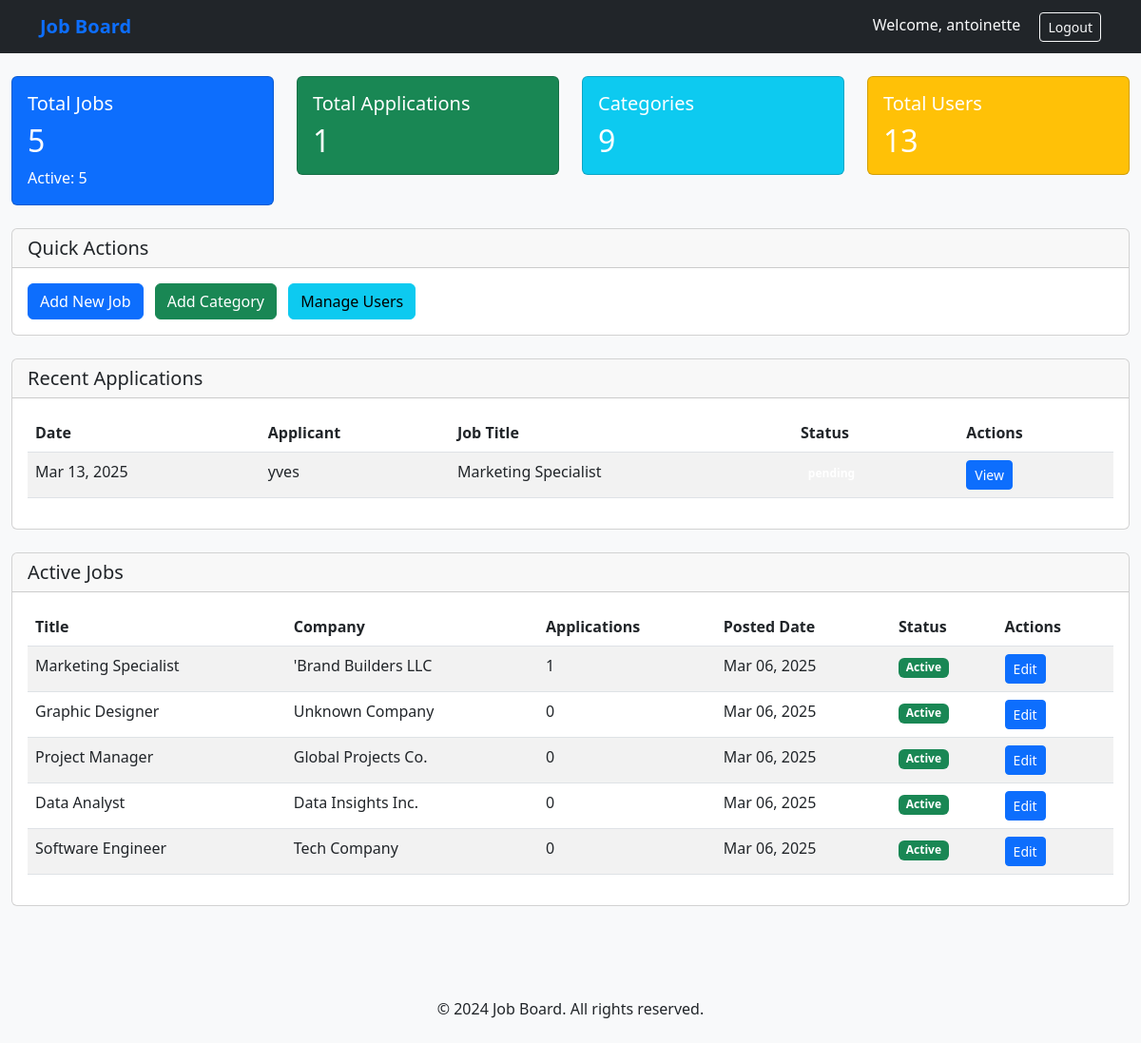
/admin-dashboard/ (signed in), run on the app's committed database.
### jobs/models.py (models this page shows, shortened)
class Application(models.Model):
    user = models.ForeignKey(User, on_delete=models.CASCADE)
    job = models.ForeignKey(Job, on_delete=models.CASCADE)
    first_name = models.CharField(max_length=100, null=True, blank=True)  # Made optional
    last_name = models.CharField(max_length=100, null=True, blank=True)   # Made optional
    email = models.EmailField(null=True, blank=True)                      # Made optional
    phone = models.CharField(max_length=20, null=True, blank=True)        # Made optional
    experience = models.CharField(max_length=20, null=True, blank=True)   # Made optional
    current_position = models.CharField(max_length=100, blank=True, null=True)
    expected_salary = models.DecimalField(max_digits=10, decimal_places=2, blank=True, null=True)
    resume = models.FileField(
        upload_to='resumes/',
        validators=[FileExtensionValidator(allowed_extensions=['pdf', 'doc', 'docx'])],
        null=True,
        blank=True
    )
    cover_letter = models.TextField(blank=True, null=True)
    linkedin_url = models.URLField(blank=True, null=True)
    portfolio_url = models.URLField(blank=True, null=True)
    status = models.CharField(
        max_length=20,
        choices=[
            ('pending', 'Pending'),
            ('reviewing', 'Reviewing'),
            ('accepted', 'Accepted'),
            ('rejected', 'Rejected')
        ],
        default='pending'
    )
    applied_at = models.DateTimeField(auto_now_add=True)
    updated_at = models.DateTimeField(auto_now=True)
    class Meta:
        ordering = ['-applied_at']

class Job(models.Model):
    LOCATION_CHOICES = [
        ('Remote', 'Remote - Work from anywhere'),
        ('On-site: New York, NY, USA', 'On-site: New York, NY, USA'),
        ('On-site: San Francisco, CA, USA', 'On-site: San Francisco, CA, USA'),
        ('On-site: Austin, TX, USA', 'On-site: Austin, TX, USA'),
        ('On-site: Chicago, IL, USA', 'On-site: Chicago, IL, USA'),
        ('Hybrid: San Francisco, CA, USA', 'Hybrid: San Francisco, CA, USA'),
        ('Hybrid: New York, NY, USA', 'Hybrid: New York, NY, USA'),
        ('On-site: Kigali, Rwanda', 'On-site: Kigali, Rwanda'),
        ('On-site: Nairobi, Kenya', 'On-site: Nairobi, Kenya'),
        ('On-site: Lagos, Nigeria', 'On-site: Lagos, Nigeria'),
        ('On-site: Accra, Ghana', 'On-site: Accra, Ghana'),
        ('Hybrid: Kigali, Rwanda', 'Hybrid: Kigali, Rwanda'),
        ('Hybrid: Nairobi, Kenya', 'Hybrid: Nairobi, Kenya'),
    ]
    title = models.CharField(max_length=200)
    description = models.TextField()
    company_name = models.CharField(max_length=200, default='Unknown Company')  # Set a default value
    location = models.CharField(max_length=100, choices=LOCATION_CHOICES, default='Remote')  # Set a default value
    employment_type = models.CharField(max_length=50, default='Full-time')  # Set a default value
    salary_range = models.CharField(max_length=100, blank=True)  # Optional
    application_deadline = models.DateField(default=datetime.date.today)  # Set a default value
    category = models.ForeignKey(Category, on_delete=models.CASCADE)
    created_at = models.DateTimeField(auto_now_add=True)
    is_available = models.BooleanField(default=True)  # Indicates if the job is still open for applications

### jobs/views.py (the view)
# urls.py: path('admin-dashboard/', views.admin_dashboard, name='admin_dashboard'),
@login_required
def admin_dashboard(request):
    if not request.user.is_staff:
        messages.error(request, 'You do not have permission to access the admin dashboard')
        return redirect('home')
    total_jobs = Job.objects.count()
    active_jobs = Job.objects.filter(is_available=True).count()
    total_applications = Application.objects.count()
    recent_applications = Application.objects.order_by('-applied_at')[:10]
    categories = Category.objects.all()
    total_users = User.objects.count()
    active_jobs_list = Job.objects.filter(is_available=True).order_by('-created_at')[:10]
    context = {
        'total_jobs': total_jobs,
        'active_jobs': active_jobs,
        'total_applications': total_applications,
        'recent_applications': recent_applications,
        'categories': categories,
        'total_users': total_users,
        'active_jobs_list': active_jobs_list,
    }
    return render(request, 'jobs/dashboard/admin_dashboard.html', context)

### templates/jobs/dashboard/admin_dashboard.html (shortened to what this page needs)
{% extends 'jobs/base.html' %}
{% block content %}
<div class="container-fluid">
    <div class="row mb-4">
        <div class="col-md-3">
            <div class="card bg-primary text-white">
                <div class="card-body">
                    <h5 class="card-title">Total Jobs</h5>
                    <h2 class="card-text">{{ total_jobs }}</h2>
                    <p class="mb-0">Active: {{ active_jobs }}</p>
                </div>
            </div>
        </div>
        <div class="col-md-3">
            <div class="card bg-success text-white">
                <div class="card-body">
                    <h5 class="card-title">Total Applications</h5>
                    <h2 class="card-text">{{ total_applications }}</h2>
                </div>
            </div>
        </div>
        <div class="col-md-3">
            <div class="card bg-info text-white">
                <div class="card-body">
                    <h5 class="card-title">Categories</h5>
                    <h2 class="card-text">{{ categories.count }}</h2>
                </div>
            </div>
        </div>
        <div class="col-md-3">
            <div class="card bg-warning text-white">
                <div class="card-body">
                    <h5 class="card-title">Total Users</h5>
                    <h2 class="card-text">{{ total_users }}</h2>
                </div>
            </div>
        </div>
    </div>
    <div class="row mb-4">
        <div class="col-12">
            <div class="card">
                <div class="card-header">
                    <h5 class="mb-0">Quick Actions</h5>
                </div>
                <div class="card-body">
                    <a href="{% url 'admin:jobs_job_add' %}" class="btn btn-primary me-2">Add New Job</a>
                    <a href="{% url 'admin:jobs_category_add' %}" class="btn btn-success me-2">Add Category</a>
                    <a href="{% url 'admin:auth_user_changelist' %}" class="btn btn-info me-2">Manage Users</a>
                </div>
            </div>
        </div>
    </div>
    <div class="row mb-4">
        <div class="col-12">
            <div class="card">
                <div class="card-header">
                    <h5 class="mb-0">Recent Applications</h5>
                </div>
                <div class="card-body">
                    <div class="table-responsive">
                        <table class="table table-striped">
                            <thead>
                                <tr>
                                    <th>Date</th>
                                    <th>Applicant</th>
                                    <th>Job Title</th>
                                    <th>Status</th>
                                    <th>Actions</th>
                                </tr>
                            </thead>
                            <tbody>
                                {% for application in recent_applications %}
                                <tr>
                                    <td>{{ application.applied_at|date:"M d, Y" }}</td>
                                    <td>{{ application.user.username }}</td>
                                    <td>{{ application.job.title }}</td>
                                    <td>
                                        <span class="badge bg-{{ application.status|lower }}">
                                        </span>
                                    </td>
                                    <td>
                                        <a href="{% url 'admin:jobs_application_change' application.id %}"
                                           class="btn btn-sm btn-primary">View</a>
                                    </td>
                                </tr>
                                {% empty %}
                                <tr>
                                    <td colspan="5" class="text-center">No recent applications</td>
                                </tr>
                                {% endfor %}
                            </tbody>
                        </table>
                    </div>
                </div>
            </div>
        </div>
    </div>
    <div class="row">
        <div class="col-12">
            <div class="card">
                <div class="card-header">
                    <h5 class="mb-0">Active Jobs</h5>
                </div>
                <div class="card-body">
                    <div class="table-responsive">
                        <table class="table table-striped">
                            <thead>
                                <tr>
                                    <th>Title</th>
                                    <th>Company</th>
                                    <th>Applications</th>
                                    <th>Posted Date</th>
                                    <th>Status</th>
                                    <th>Actions</th>
                                </tr>
                            </thead>
                            <tbody>
                                {% for job in active_jobs_list %}
                                <tr>
                                    <td>{{ job.title }}</td>
                                    <td>{{ job.company_name }}</td>
                                    <td>{{ job.application_set.count }}</td>
                                    <td>{{ job.created_at|date:"M d, Y" }}</td>
                                    <td>
                                        {% if job.is_available %}
                                        <span class="badge bg-success">Active</span>
                                        {% else %}
                                        <span class="badge bg-danger">Inactive</span>
                                        {% endif %}
                                    </td>
                                    <td>
                                        <a href="{% url 'admin:jobs_job_change' job.id %}"
                                           class="btn btn-sm btn-primary">Edit</a>
                                    </td>
                                </tr>
                                {% empty %}
                                <tr>
                                    <td colspan="6" class="text-center">No active jobs</td>
                                </tr>
                                {% endfor %}
                            </tbody>
                        </table>
                    </div>
                </div>
            </div>
        </div>
    </div>
</div>
{% endblock %}

### templates/jobs/base.html (shortened to what this page needs)
<!DOCTYPE html>
<html lang="en">
<head>
    <link href="https://cdn.jsdelivr.net/npm/bootstrap@5.3.0/dist/css/bootstrap.min.css" rel="stylesheet">
</head>
<body>
    <nav class="navbar navbar-expand-lg navbar-dark bg-dark">
        <div class="container">
            <a class="navbar-brand" href="{% url 'home' %}">Job Board</a>
            {% if user.is_authenticated %}
                <div class="ms-auto">
                    <span class="navbar-text text-light me-3">Welcome, {{ user.username }}</span>
                    <a href="{% url 'logout' %}" class="btn btn-outline-light btn-sm">Logout</a>
                </div>
            {% endif %}
        </div>
    </nav>
    <main class="py-4">
        {% block content %}{% endblock %}
    </main>
    <footer class="bg-light py-4 mt-5">
        <div class="container text-center">
            <p class="mb-0">&copy; 2024 Job Board. All rights reserved.</p>
        </div>
    </footer>
</body>
</html>

### templates/jobs/base.html (style rules this page uses)
body { background-color: #f8f9fa; }
.navbar-brand { font-weight: bold; color: #0d6efd !important; }

### data on the page
Application: applied_at "Mar 13, 2025", user.username "yves", job "Marketing Specialist"
Job: title "Marketing Specialist", company_name "'Brand Builders LLC", application_set.count "1", created_at "Mar 06, 2025", is_available "Active"
Job: title "Graphic Designer", company_name "Unknown Company", application_set.count "0", created_at "Mar 06, 2025", is_available "Active"
Job: title "Project Manager", company_name "Global Projects Co.", application_set.count "0", created_at "Mar 06, 2025", is_available "Active"
Job: title "Data Analyst", company_name "Data Insights Inc.", application_set.count "0", created_at "Mar 06, 2025", is_available "Active"
Job: title "Software Engineer", company_name "Tech Company", application_set.count "0", created_at "Mar 06, 2025", is_available "Active"

### other printed values
{{ user.username }} "antoinette"
{{ total_jobs }} "5"
{{ active_jobs }} "5"
{{ total_applications }} "1"
{{ categories.count }} "9"
{{ total_users }} "13"
